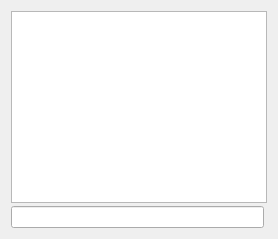
     <widget class="QWidget" name="tab_console">
      <attribute name="title">
       <string>&amp;Console</string>
      </attribute>
      <layout class="QVBoxLayout" name="verticalLayout_3">
       <property name="spacing">
        <number>3</number>
       </property>
       <item>
        <widget class="QTextEdit" name="messagesWidget">
         <property name="minimumSize">
          <size>
           <width>0</width>
           <height>100</height>
          </size>
         </property>
         <property name="readOnly">
          <bool>true</bool>
         </property>
         <property name="tabKeyNavigation" stdset="0">
          <bool>false</bool>
         </property>
         <property name="columnCount" stdset="0">
          <number>2</number>
         </property>
        </widget>
       </item>
       <item>
        <layout class="QHBoxLayout" name="horizontalLayout">
         <property name="spacing">
          <number>3</number>
         </property>
         <item>
          <widget class="QLineEdit" name="lineEdit"/>
         </item>
         <item>
          <widget class="QtMaterialFlatButton" name="clearButton" native="true">
           <property name="maximumSize">
            <size>
             <width>24</width>
             <height>24</height>
            </size>
           </property>
           <property name="toolTip">
            <string>Clear console</string>
           </property>
           <property name="text" stdset="0">
            <string/>
           </property>
           <property name="icon" stdset="0">
            <iconset resource="../fac.qrc">
             <normaloff>:/icons/remove</normaloff>:/icons/remove</iconset>
           </property>
           <property name="shortcut" stdset="0">
            <string notr="true">Ctrl+L</string>
           </property>
           <property name="autoDefault" stdset="0">
            <bool>false</bool>
           </property>
          </widget>
         </item>
        </layout>
       </item>
      </layout>
     </widget>
